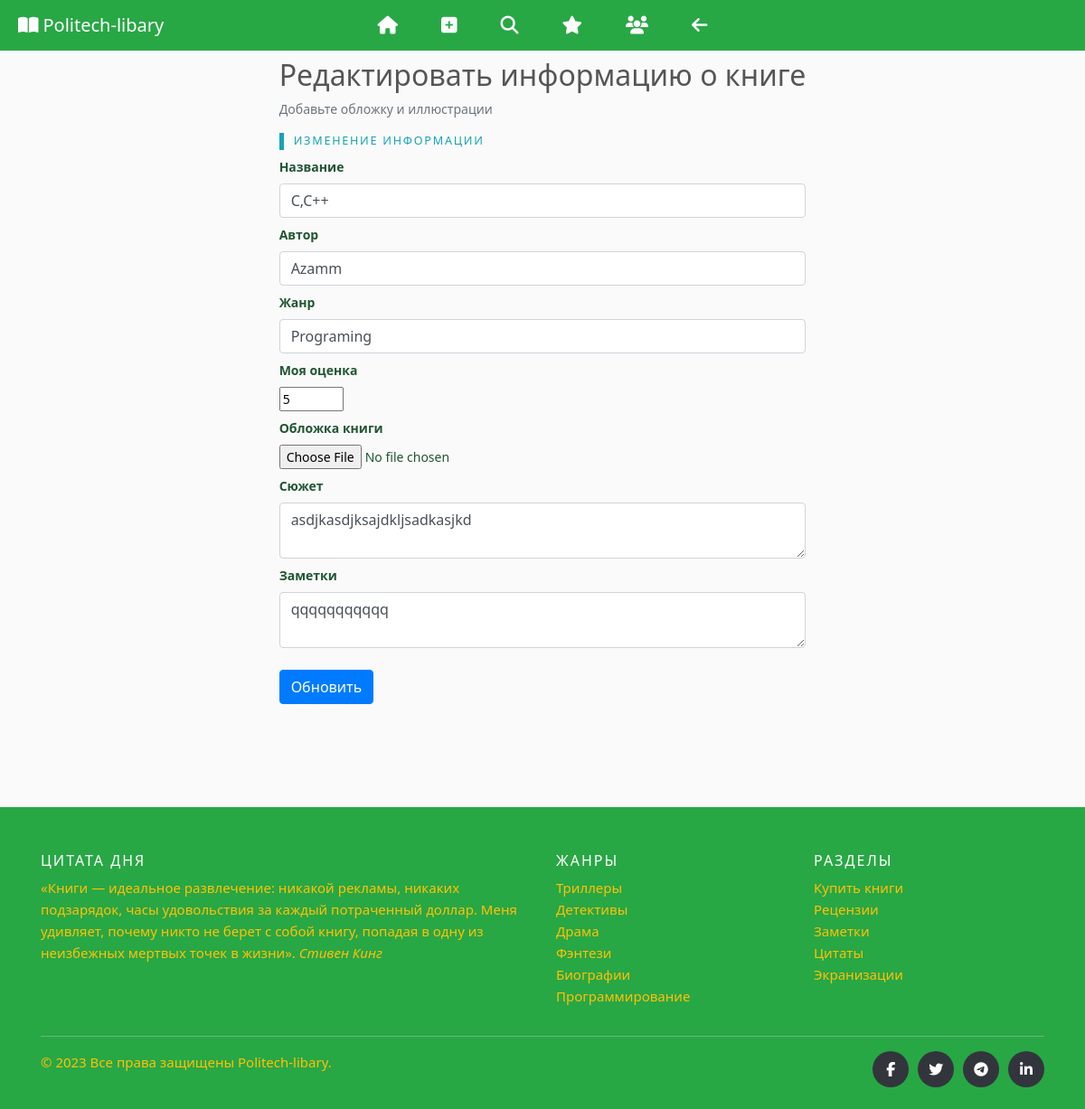
Screenshot of /2/edit/ (signed in) with the database file from the repository.
### reader/models.py (models this page shows, shortened)
@dataclass
class Book(db.Model):
    id: int
    title: str
    author: str
    genre: str
    cover: str
    bookpdf: str
    rating: int
    description: str
    notes: str
    created_at: str
    id = db.Column(db.Integer, primary_key=True)
    title = db.Column(db.String(100), unique=True, nullable=False)
    author = db.Column(db.String(100), nullable=False)
    genre = db.Column(db.String(20), nullable=False)
    rating = db.Column(db.Integer)
    cover = db.Column(db.String(50), nullable=False, default='default.jpg')
    bookpdf = db.Column(db.String(50), nullable=False)
    description = db.Column(db.Text)
    notes = db.Column(db.Text)
    created_at = db.Column(db.DateTime(timezone=True),
                           server_default=func.now())

### reader/routes.py (the view)
@app.route('/<int:book_id>/edit/', methods=('GET', 'POST'))
@login_required
def edit(book_id):
    if current_user.is_admin:
        book = Book.query.get_or_404(book_id)
        form = UpdateBook()
        if form.validate_on_submit():
            if form.cover.data:
                cover = save_picture(form.cover.data)
            else:
                cover = book.cover
            book.title = form.title.data
            book.author = form.author.data
            book.genre = form.genre.data
            book.rating = int(form.rating.data)
            book.description = form.description.data
            book.notes = form.notes.data
            try:
                db.session.commit()
                return redirect(url_for('index'))
            except IntegrityError:
                db.session.rollback()
                flash('Произошла ошибка: такая книга уже есть в базе', 'error')
                return render_template('edit.html', form=form)
        elif request.method == 'GET':
            form.title.data = book.title
            form.author.data = book.author
            form.genre.data = book.genre
            form.rating.data = book.rating
            form.cover.data = book.cover
            form.description.data = book.description
            form.notes.data = book.notes
        return render_template('edit.html', form=form)
    elif not current_user.is_admin:
        return abort(404)

### reader/forms.py
class UpdateBook(FlaskForm):
    title = StringField('Название', validators=[DataRequired(),
                                             Length(min=5, max=100)])
    author = StringField('Автор', validators=[DataRequired(),
                                             Length(min=5, max=100)])
    genre = StringField('Жанр', validators=[DataRequired(),
                                             Length(min=5, max=20)])
    cover = FileField('Обложка книги', validators=[FileAllowed(['jpg', 'png'])])
    rating = IntegerField('Моя оценка', validators=[DataRequired(), NumberRange(min=1, max=5)])
    description = TextAreaField('Сюжет',
                                validators=[DataRequired(),
                                            Length(max=500)])
    notes = TextAreaField('Заметки',
                                validators=[DataRequired(),
                                            Length(max=500)])
    submit = SubmitField('Обновить')

### reader/models.py (called while the page is built)
@app.login_manager.user_loader
def load_user(user_id):
    return db.session.query(User).get(user_id)

### reader/templates/edit.html (shortened to what this page needs)
{% extends 'base.html' %}
{% block content %}
{% from "_formhelpers.html" import render_field %}
    <div class="content-section">
      <div class="media">
        <div class="media-body">
          <h2>{% block title %} Редактировать информацию о книге {% endblock %}</h2>
          <p class="text-secondary">Добавьте обложку и иллюстрации</p>
        </div>
      </div>
        <form method="POST" action="" enctype="multipart/form-data">
            <fieldset class="form-group">
                <legend class="heading">Изменение информации</legend>
                {{ render_field(form.title, class_="form-control")}}
                {{ render_field(form.author, class_="form-control")}}
                {{ render_field(form.genre, class_="form-control")}}
                {{ render_field(form.rating, class_="form-control-number")}}
                {{ render_field(form.cover, class_="form-control-file")}}
                {{ render_field(form.description, class_="form-control")}}
                {{ render_field(form.notes, class_="form-control")}}
            </fieldset>
            <div class="form-group">
                {{ form.submit(class="btn btn-primary") }}
            </div>
        </form>
    </div>
{% endblock content %}

### reader/static/css/style.css (style rules this page uses)
:root { --bs-font-sans-serif: system-ui, -apple-system, "Segoe UI", Roboto, "Helvetica Neue", Arial, "Noto Sans", "Liberation Sans", sans-serif, "Apple Color Emoji", "Segoe UI Emoji", "Segoe UI Symbol", "Noto Color Emoji"; --bs-font-monospace: SFMono-Regular, Menlo, Monaco, Consolas, "Liberation Mono", "Courier New", monospace; }
* { box-sizing: border-box; }
html, body { width: 100%; height: 100%; }
body { padding: 1rem 0; background: #fafafa; color:#253; font-family:var(--bs-font-sans-serif); font-size:0.875rem; font-weight:400; }
h2, .h2 { font-size:calc(1.325rem + .9vw) }
@media (min-width: 1200px) { h2, .h2 { font-size:2rem; color: #555; } }
.heading { position:relative; padding-left:1rem; font-size:.9em; text-transform:uppercase; letter-spacing:0.11rem; color:#17a2b8 }
.heading:before { content:""; display:inline-block; width:5px; height:100%; background:#17a2b8; position:absolute; left:0; top:0 }

### rows the page displays
Book: title "C,C++", author "Azamm", genre "Programing", rating "5", description "asdjkasdjksajdkljsadkasjkd", notes "qqqqqqqqqqq"

### other values shown
{{ field.label }} "Название Автор Жанр Моя оценка Обложка книги Сюжет Заметки"
